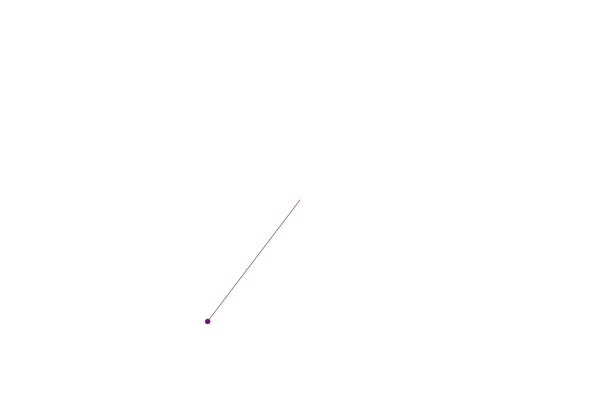
Frame 1 (no input)
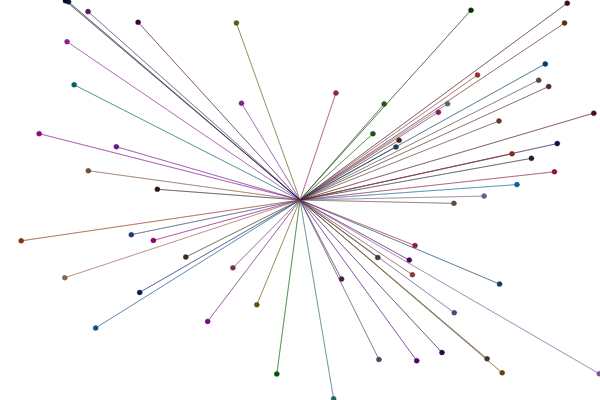
Frame 60 (no input)
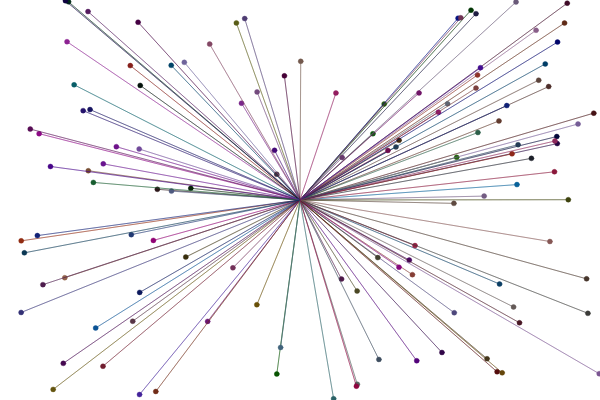
Frame 120 (the mouse pressed at the canvas centre since frame 60)

The p5.js sketch that drew these frames (run headless with seeded random() and noise() and a simulated clock; from frame 60 on, the mouse is pressed at the canvas centre):

// p5.js sketch
// ── sketch.js
var spot = {
  x: 100,
  y: 50  
};

var col = {
  r: 255,
  g:0,
  b:0
};

function setup() {
  createCanvas(600,400);
  background = (0);
  
}

function draw() {
  col.r =random(0,150);
  col.g =random(0,100);
  col.b=random(0,155);
  spot.x = random(0, width);
  spot.y = random(0, height);
  fill(col.r, col.g, col.b);
  stroke(col.r, col.g, col.b, 100)
    ellipse(spot.x, spot.y, 5, 5)
    triangle(spot.x, spot.y, 300, 200)
    
  
}
